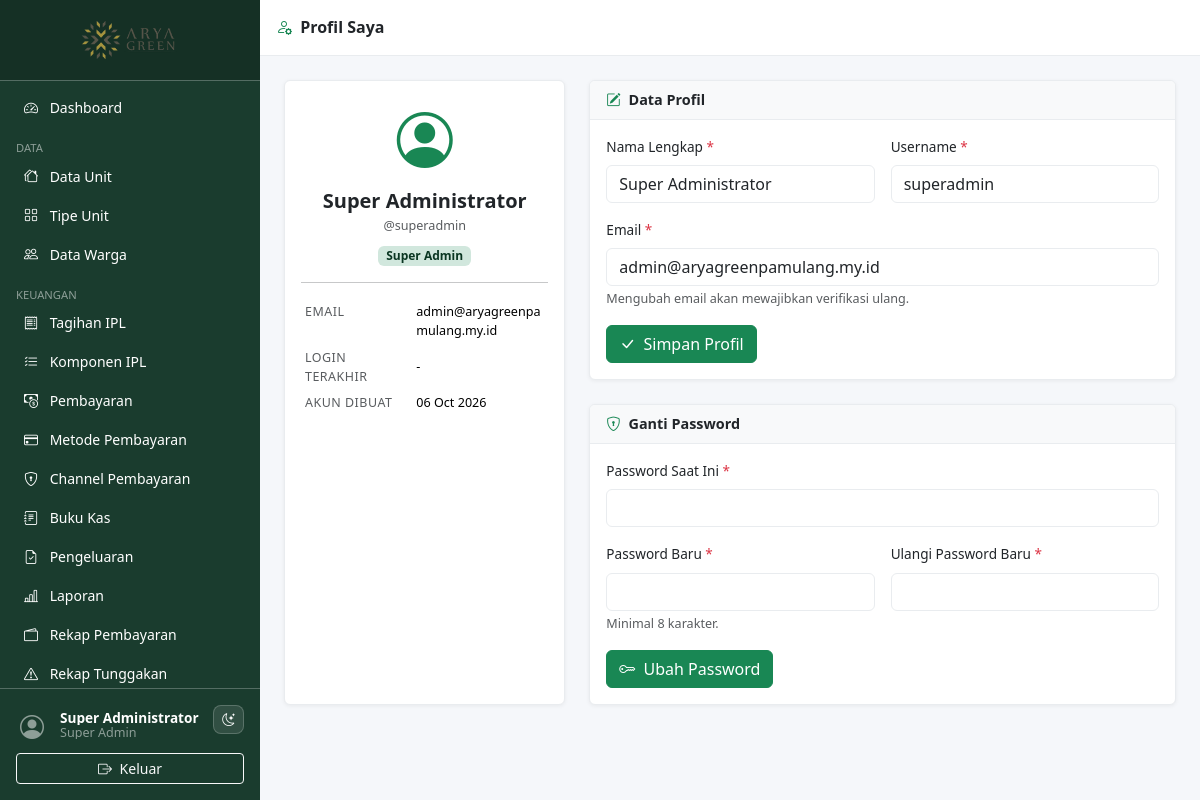
The page /pages/profile.php (signed in) on the database its author committed.
### tables this page shows
CREATE TABLE `users` (
  `id`                 INT UNSIGNED AUTO_INCREMENT PRIMARY KEY,
  `role_id`            INT UNSIGNED NOT NULL DEFAULT 4,
  `name`               VARCHAR(150) NOT NULL,
  `username`           VARCHAR(80)  NOT NULL UNIQUE,
  `email`              VARCHAR(150) NOT NULL UNIQUE,
  `signature_file`     VARCHAR(255) DEFAULT NULL,
  `password`           VARCHAR(255) DEFAULT NULL,
  `email_verified_at`  DATETIME     DEFAULT NULL,
  `verification_token` VARCHAR(100) DEFAULT NULL,
  `reset_token`        VARCHAR(100) DEFAULT NULL,
  `reset_token_expires`DATETIME     DEFAULT NULL,
  `is_active`          TINYINT(1)   NOT NULL DEFAULT 1,
  `last_login`         DATETIME     DEFAULT NULL,
  `created_at`         TIMESTAMP    DEFAULT CURRENT_TIMESTAMP,
  `updated_at`         TIMESTAMP    DEFAULT CURRENT_TIMESTAMP ON UPDATE CURRENT_TIMESTAMP,
  FOREIGN KEY (`role_id`) REFERENCES `roles`(`id`) ON UPDATE CASCADE
);

CREATE TABLE `roles` (
  `id`         INT UNSIGNED AUTO_INCREMENT PRIMARY KEY,
  `name`       VARCHAR(50) NOT NULL UNIQUE,
  `label`      VARCHAR(100) NOT NULL,
  `created_at` TIMESTAMP DEFAULT CURRENT_TIMESTAMP
);

### includes/functions.php (called while the page is built, shortened)
<?php
function e(mixed $v): string {
    return htmlspecialchars((string)$v, ENT_QUOTES | ENT_SUBSTITUTE, 'UTF-8');
}
function fmt_date(string $date, string $fmt = 'd M Y'): string {
    return date($fmt, strtotime($date));
}

### includes/auth.php (called while the page is built, shortened)
<?php
require_once __DIR__ . '/functions.php';
function auth_user(): array {
    return $_SESSION['auth_user'] ?? [];
}
function auth_id(): int {
    return (int)($_SESSION['user_id'] ?? 0);
}
function can(string $permission): bool {
    return in_array($permission, $_SESSION['permissions'] ?? [], true);
}

### pages/profile.php (the view, shortened to what this page needs)
<?php
require_once __DIR__ . '/../includes/auth.php';
require_once __DIR__ . '/../includes/functions.php';
$db  = db();
$uid = auth_id();
$stmt = $db->prepare(
    'SELECT u.*, r.name AS role_name, r.label AS role_label
     FROM users u LEFT JOIN roles r ON r.id = u.role_id WHERE u.id = ?'
);
$stmt->bind_param('i', $uid);
$stmt->execute();
$me = $stmt->get_result()->fetch_assoc();
$profile_t = ['name' => $me['name'], 'username' => $me['username'], 'email' => $me['email']];
include __DIR__ . '/../includes/header.php';
include __DIR__ . '/../includes/sidebar.php';
?>
<div class="content-wrapper">
  <div class="topbar d-flex align-items-center px-3 gap-2">
    <h6 class="mb-0 fw-semibold"><i class="bi bi-person-gear me-1 text-success"></i> Profil Saya</h6>
  </div>
  <div class="main-content">
    <div class="row g-4">
      <div class="col-lg-4">
        <div class="card h-100">
          <div class="card-body text-center">
            <div class="mb-2"><i class="bi bi-person-circle text-success" style="font-size:3.5rem"></i></div>
            <h5 class="fw-bold mb-1"><?= e($me['name']) ?></h5>
            <div class="text-muted small mb-2">@<?= e($me['username']) ?></div>
            <span class="badge bg-success-subtle text-success-emphasis">
              <?= e($me['role_label'] ?: ucwords(str_replace('_', ' ', (string)$me['role_name']))) ?>
            </span>
            <hr>
            <table class="table table-sm table-borderless mb-0 text-start small">
              <tr><th class="text-muted fw-normal" style="width:45%">Email</th>
                  <td class="text-break"><?= e($me['email']) ?>
                  </td></tr>
              <tr><th class="text-muted fw-normal">Login terakhir</th>
                  <td><?= $me['last_login'] ? fmt_date($me['last_login'], 'd M Y H:i') : '-' ?></td></tr>
              <tr><th class="text-muted fw-normal">Akun dibuat</th>
                  <td><?= fmt_date($me['created_at']) ?></td></tr>
            </table>
          </div>
        </div>
      </div>
      <div class="col-lg-8">
        <div class="card mb-4">
          <div class="card-header"><i class="bi bi-pencil-square me-1 text-success"></i> Data Profil</div>
          <div class="card-body">
            <form method="POST">
              <div class="row g-3">
                <div class="col-md-6">
                  <label class="form-label">Nama Lengkap <span class="text-danger">*</span></label>
                  <input type="text" name="name" class="form-control" required
                         value="<?= e($profile_t['name']) ?>">
                </div>
                <div class="col-md-6">
                  <label class="form-label">Username <span class="text-danger">*</span></label>
                  <input type="text" name="username" class="form-control" required
                         value="<?= e($profile_t['username']) ?>">
                </div>
                <div class="col-12">
                  <label class="form-label">Email <span class="text-danger">*</span></label>
                  <input type="email" name="email" class="form-control" required
                         value="<?= e($profile_t['email']) ?>">
                  <div class="form-text">Mengubah email akan mewajibkan verifikasi ulang.</div>
                </div>
              </div>
              <div class="mt-3">
                <button class="btn btn-success"><i class="bi bi-check-lg me-1"></i> Simpan Profil</button>
              </div>
            </form>
          </div>
        </div>
        <div class="card">
          <div class="card-header"><i class="bi bi-shield-lock me-1 text-success"></i> Ganti Password</div>
          <div class="card-body">
            <form method="POST" autocomplete="off">
              <div class="row g-3">
                <div class="col-12">
                  <label class="form-label">Password Saat Ini <span class="text-danger">*</span></label>
                  <input type="password" name="current_password" class="form-control" required
                         autocomplete="current-password">
                </div>
                <div class="col-md-6">
                  <label class="form-label">Password Baru <span class="text-danger">*</span></label>
                  <input type="password" name="new_password" id="newPass" class="form-control" required
                         minlength="8" autocomplete="new-password">
                  <div class="form-text">Minimal 8 karakter.</div>
                </div>
                <div class="col-md-6">
                  <label class="form-label">Ulangi Password Baru <span class="text-danger">*</span></label>
                  <input type="password" name="confirm_password" id="confPass" class="form-control" required
                         minlength="8" autocomplete="new-password">
                </div>
              </div>
              <div class="mt-3">
                <button class="btn btn-success"><i class="bi bi-key me-1"></i> Ubah Password</button>
              </div>
            </form>
          </div>
        </div>
      </div>
    </div>
  </div>
</div>
<?php include __DIR__ . '/../includes/footer.php'; ?>

### includes/sidebar.php (shortened to what this page needs)
<?php
$current_uri = $_SERVER['REQUEST_URI'] ?? '';
function nav_active(string $path): string {
    global $current_uri;
    return str_contains($current_uri, $path) ? ' active' : '';
}
?>
<nav id="sidebar" class="sidebar d-flex flex-column flex-shrink-0 p-0">
  <a href="<?= APP_URL ?>/pages/dashboard.php"
     class="d-flex align-items-center justify-content-center p-3 text-white text-decoration-none sidebar-brand"
     title="<?= e(APP_NAME) ?>">
    <img src="<?= APP_URL ?>/assets/images/logo.png" alt="<?= e(APP_NAME) ?>" class="sidebar-logo">
  </a>
  <hr class="text-white m-0">
  <div class="nav-scroll">
    <ul class="nav nav-pills flex-column px-2 py-2">
    <?php if (can('dashboard.view')): ?>
    <li class="nav-item">
      <a href="<?= APP_URL ?>/pages/dashboard.php"
         class="nav-link text-white<?= nav_active('/dashboard') ?>">
        <i class="bi bi-speedometer2 me-2"></i> Dashboard
      </a>
    </li>
    <?php endif; ?>
    <?php if (can('units.view')): ?>
    <li class="nav-item mt-2">
      <small class="text-white-50 px-2 text-uppercase" style="font-size:.7rem">Data</small>
    </li>
    <li class="nav-item">
      <a href="<?= APP_URL ?>/pages/units/index.php"
         class="nav-link text-white<?= nav_active('/units/') ?>">
        <i class="bi bi-houses me-2"></i> Data Unit
      </a>
    </li>
    <li class="nav-item">
      <a href="<?= APP_URL ?>/pages/unit_types/index.php"
         class="nav-link text-white<?= nav_active('/unit_types') ?>">
        <i class="bi bi-grid me-2"></i> Tipe Unit
      </a>
    </li>
    <?php endif; ?>
    <?php if (can('residents.view')): ?>
    <li class="nav-item">
      <a href="<?= APP_URL ?>/pages/residents/index.php"
         class="nav-link text-white<?= nav_active('/residents') ?>">
        <i class="bi bi-people me-2"></i> Data Warga
      </a>
    </li>
    <?php endif; ?>
    <?php if (can('billing.view') || can('payments.view')): ?>
    <li class="nav-item mt-2">
      <small class="text-white-50 px-2 text-uppercase" style="font-size:.7rem">Keuangan</small>
    </li>
    <?php endif; ?>
    <?php if (can('billing.view')): ?>
    <li class="nav-item">
      <a href="<?= APP_URL ?>/pages/billing/index.php"
         class="nav-link text-white<?= nav_active('/billing') ?>">
        <i class="bi bi-receipt me-2"></i> Tagihan IPL
      </a>
    </li>
    <?php endif; ?>
    <?php if (can('ipl_components.view')): ?>
    <li class="nav-item">
      <a href="<?= APP_URL ?>/pages/ipl_components/index.php"
         class="nav-link text-white<?= nav_active('/ipl_components') ?>">
        <i class="bi bi-list-check me-2"></i> Komponen IPL
      </a>
    </li>
    <?php endif; ?>
    <?php if (can('payments.view')): ?>
    <li class="nav-item">
      <a href="<?= APP_URL ?>/pages/payments/index.php"
         class="nav-link text-white<?= nav_active('/payments') ?>">
        <i class="bi bi-cash-coin me-2"></i> Pembayaran
      </a>
    </li>
    <?php endif; ?>
    <?php if (can('payment_methods.manage')): ?>
    <li class="nav-item">
      <a href="<?= APP_URL ?>/pages/payment_methods/index.php"
         class="nav-link text-white<?= nav_active('/payment_methods') ?>">
        <i class="bi bi-credit-card me-2"></i> Metode Pembayaran
      </a>
    </li>
    <?php endif; ?>
    <?php if (can('payment_channels.manage')): ?>
    <li class="nav-item">
      <a href="<?= APP_URL ?>/pages/payment_channels/index.php" class="nav-link text-white<?= nav_active('/payment_channels') ?>">
        <i class="bi bi-shield-lock me-2"></i> Channel Pembayaran
      </a>
    </li>
    <?php endif; ?>
    <?php if (can('cashbook.view')): ?>
    <li class="nav-item">
      <a href="<?= APP_URL ?>/pages/cashbook/index.php"
         class="nav-link text-white<?= nav_active('/cashbook') ?>">
        <i class="bi bi-journal-text me-2"></i> Buku Kas
      </a>
    </li>
    <?php endif; ?>
    <?php if (can('expense.request') || can('expense.approve')): ?>
    <li class="nav-item">
      <a href="<?= APP_URL ?>/pages/expense/index.php"
         class="nav-link text-white<?= nav_active('/expense') ?>">
        <i class="bi bi-file-earmark-check me-2"></i> Pengeluaran
      </a>
    </li>
    <?php endif; ?>
    <?php if (can('reports.view')): ?>
    <li class="nav-item">
      <a href="<?= APP_URL ?>/pages/reports/index.php"
         class="nav-link text-white<?= nav_active('/reports/index') ?>">
        <i class="bi bi-bar-chart-line me-2"></i> Laporan
      </a>
    </li>
    <li class="nav-item">
      <a href="<?= APP_URL ?>/pages/reports/payments.php"
         class="nav-link text-white<?= nav_active('/reports/payments') ?>">
        <i class="bi bi-wallet2 me-2"></i> Rekap Pembayaran
      </a>
    </li>
    <li class="nav-item">
      <a href="<?= APP_URL ?>/pages/reports/arrears.php"
         class="nav-link text-white<?= nav_active('/reports/arrears') ?>">
        <i class="bi bi-exclamation-triangle me-2"></i> Rekap Tunggakan
      </a>
    </li>
    <?php endif; ?>
    </ul>
  </div>
  <hr class="text-white m-0">
  <div class="p-3 sidebar-footer">
    <div class="d-flex align-items-start gap-2 mb-2">
      <a href="<?= APP_URL ?>/pages/profile.php"
         class="d-flex align-items-center text-decoration-none rounded p-1 sidebar-profile-link flex-grow-1 overflow-hidden"
         title="Profil & ganti password">
        <div class="avatar-sm me-2">
          <i class="bi bi-person-circle fs-4 text-white-50"></i>
        </div>
        <div class="text-white lh-1 flex-grow-1 overflow-hidden">
          <div class="fw-semibold text-truncate" style="font-size:.85rem"><?= e($current_user['name'] ?? '') ?></div>
          <small class="text-white-50"><?= e(ucwords(str_replace('_',' ', $current_user['role'] ?? ''))) ?></small>
        </div>
      </a>
      <button type="button" class="dark-toggle sidebar-theme-toggle text-white" aria-label="Ganti tema" title="Ganti tema">
        <i class="bi bi-moon-stars"></i>
      </button>
    </div>
    <a href="<?= APP_URL ?>/auth/logout.php"
       class="btn btn-sm btn-outline-light w-100"
       onclick="return confirm('Yakin ingin keluar?')">
      <i class="bi bi-box-arrow-right me-1"></i> Keluar
    </a>
  </div>
</nav>

### assets/css/style.css (style rules this page uses)
:root { --sidebar-width: 260px; --sidebar-bg: #1a3c2e; --sidebar-hover: #2d6a4f; --topbar-height: 56px; --page-bg: #f5f7fa; --surface: #ffffff; --surface-muted: #f8f9fa; --border-color: #e9ecef; --text-color: #212529; --muted-color: #6c757d; }
body { background: var(--page-bg); color: var(--text-color); font-size: .9rem; }
.sidebar { width: var(--sidebar-width); height: 100vh; min-height: 0; background: var(--sidebar-bg); position: fixed; top: 0; left: 0; z-index: 1040; transition: transform .25s ease; overflow: hidden; display: flex; flex-direction: column; }
.sidebar .nav-scroll { flex: 1 1 0; height: 0; min-height: 0; overflow-y: auto; overflow-x: hidden; scrollbar-width: thin; scrollbar-color: rgba(255,255,255,.35) transparent; }
.sidebar .sidebar-footer { flex-shrink: 0; background: var(--sidebar-bg); }
.sidebar-brand { background: rgba(0,0,0,.2); }
.sidebar-logo { height: 48px; width: auto; object-fit: contain; }
.sidebar .nav-link { border-radius: 6px; margin-bottom: 2px; font-size: .875rem; }
.content-wrapper { margin-left: var(--sidebar-width); width: calc(100% - var(--sidebar-width)); min-height: 100vh; display: flex; flex-direction: column; }
.topbar { height: var(--topbar-height); background: var(--surface); border-bottom: 1px solid var(--border-color); color: var(--text-color); position: sticky; top: 0; z-index: 1030; }
.main-content { flex: 1; padding: 1.5rem; }
.card { border: 1px solid var(--border-color); background: var(--surface); box-shadow: 0 1px 4px rgba(0,0,0,.06); }
.card-header { background: var(--surface-muted); border-bottom: 1px solid var(--border-color); font-weight: 600; }
.table th { font-size: .78rem; text-transform: uppercase; letter-spacing: .04em; color: var(--muted-color); font-weight: 600; }
.table td { vertical-align: middle; }
.badge { font-size: .75rem; padding: .35em .65em; }
.form-label { font-weight: 500; font-size: .85rem; }
.form-control, .form-select { background: var(--surface); border-color: var(--border-color); color: var(--text-color); }
.dark-toggle { background: transparent; border: 1px solid var(--border-color); border-radius: 8px; padding: 4px 8px; font-size: .8rem; cursor: pointer; transition: background .2s, border-color .2s; }
.dark-toggle i { pointer-events: none; }
.sidebar-theme-toggle { background: rgba(255,255,255,.1); border-color: rgba(255,255,255,.2); }
.avatar-sm { width: 32px; height: 32px; }

### rows shown on the page
users: name "Super Administrator", role.name "Super Admin", username "superadmin", role.label "Super Admin", email "admin@aryagreenpamulang.my.id", created_at "06 Oct 2026"
